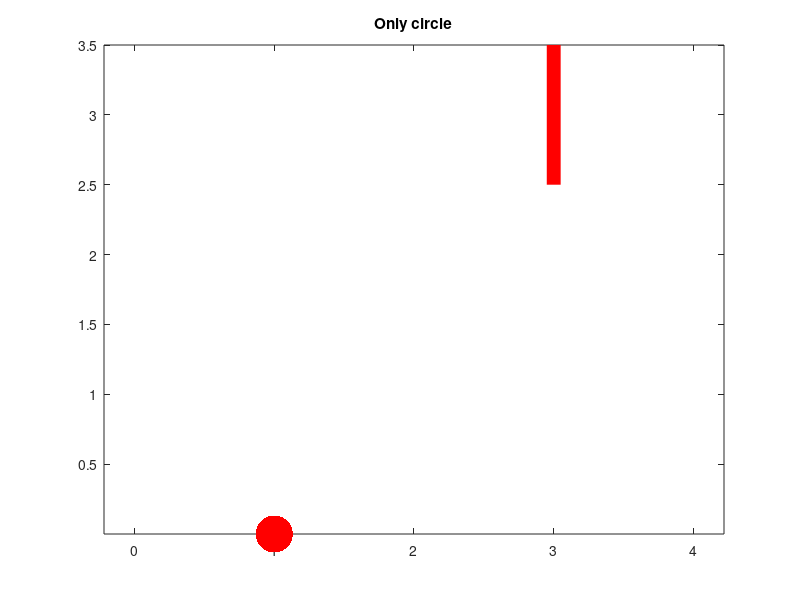

This chart was generated by the following MATLAB code:
%% Track maker 2:
% https://www.geogebra.org/calculator/ahapxxam
% Copy values from geogebra:

warning('This Track cannot be used to calculate the flight error.', 'No error calculation')
%% Track 1
trans.x.T1 = 3; %B1 x
trans.y.T1 = 3; %B1 y
length.T1 = 1;
angle.T1 = deg2rad(0); %alpha 1

%% Track 2
trans.x.T2 = 3; %B2 x
trans.y.T2 = 3; %B2 y
length.T2 = 1;
angle.T2 = deg2rad(0); %alpha 2

%% Track 3
trans.x.T3 = 3; %B3 x
trans.y.T3 = 3; %B3 y
length.T3 = 1;
angle.T3 = deg2rad(0); %alpha 3

%% Track 4
trans.x.T4 = 3; %B4 x
trans.y.T4 = 3; %B4 y
length.T4 = 1;
angle.T4 = deg2rad(0); %alpha 4

%% Circle
trans.x.C = 0; %C x
trans.y.C = 1; %C y

%% Other stuff

% xO = init.posNED(2);
% yO = init.posNED(1);

xO = 90; %To use when project is closed
yO = 50; %To use when project is closed

Ax.T1 = trans.x.T1 - (length.T1/2) * cos(angle.T1);
Ay.T1 = trans.y.T1 - (length.T1/2) * sin(angle.T1);
Bx.T1 = trans.x.T1 + (length.T1/2) * cos(angle.T1);
By.T1 = trans.y.T1 + (length.T1/2) * sin(angle.T1);
% Adjust Offset
trans.x.T1 = trans.x.T1 + xO;
trans.y.T1 = trans.y.T1 + yO;



Ax.T2 = trans.x.T2 - (length.T2/2) * cos(angle.T2);
Ay.T2 = trans.y.T2 - (length.T2/2) * sin(angle.T2);
Bx.T2 = trans.x.T2 + (length.T2/2) * cos(angle.T2);
By.T2 = trans.y.T2 + (length.T2/2) * sin(angle.T2);
% Adjust Offset
trans.x.T2 = trans.x.T2 + xO;
trans.y.T2 = trans.y.T2 + yO;



Ax.T3 = trans.x.T3 - (length.T3/2) * cos(angle.T3);
Ay.T3 = trans.y.T3 - (length.T3/2) * sin(angle.T3);
Bx.T3 = trans.x.T3 + (length.T3/2) * cos(angle.T3);
By.T3 = trans.y.T3 + (length.T3/2) * sin(angle.T3);
% Adjust Offset
trans.x.T3 = trans.x.T3 + xO;
trans.y.T3 = trans.y.T3 + yO;



Ax.T4 = trans.x.T4 - (length.T4/2) * cos(angle.T4);
Ay.T4 = trans.y.T4 - (length.T4/2) * sin(angle.T4);
Bx.T4 = trans.x.T4 + (length.T4/2) * cos(angle.T4);
By.T4 = trans.y.T4 + (length.T4/2) * sin(angle.T4);
% Adjust Offset
trans.x.T4 = trans.x.T4 + xO;
trans.y.T4 = trans.y.T4 + yO;



Ax.C = trans.x.C;
Ay.C = trans.y.C;
% Adjust Offset
trans.x.C = trans.x.C + xO;
trans.y.C = trans.y.C + yO;

%% Display to copy
% trans.x
% trans.y
% length
% angle

%% Plot Track

xTrack = [Ax.T1 Bx.T1 Bx.T2 Bx.T3 Bx.T4];
yTrack = [Ay.T1 By.T1 By.T2 By.T3 By.T4];

figure;
plot(yTrack, xTrack, 'color','r', 'LineWidth', 10);
hold on
plot(Ay.C, Ax.C, '.', 'color','r', 'MarkerSize', 80);
hold off
axis equal
title('Only circle');

clear xO yO xTrack yTrack